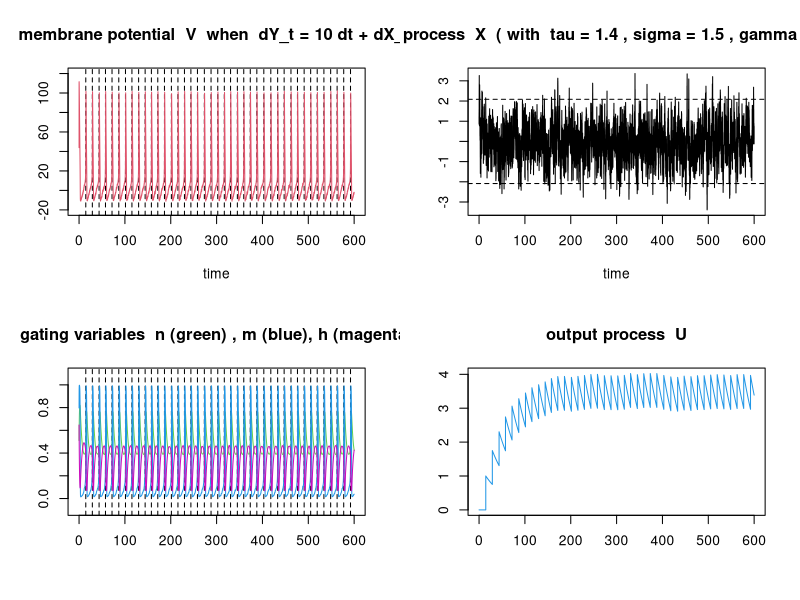
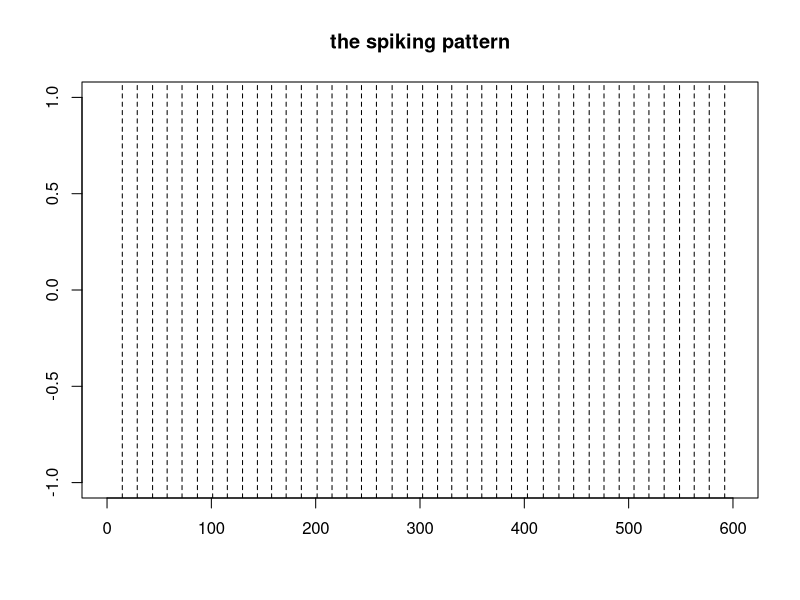
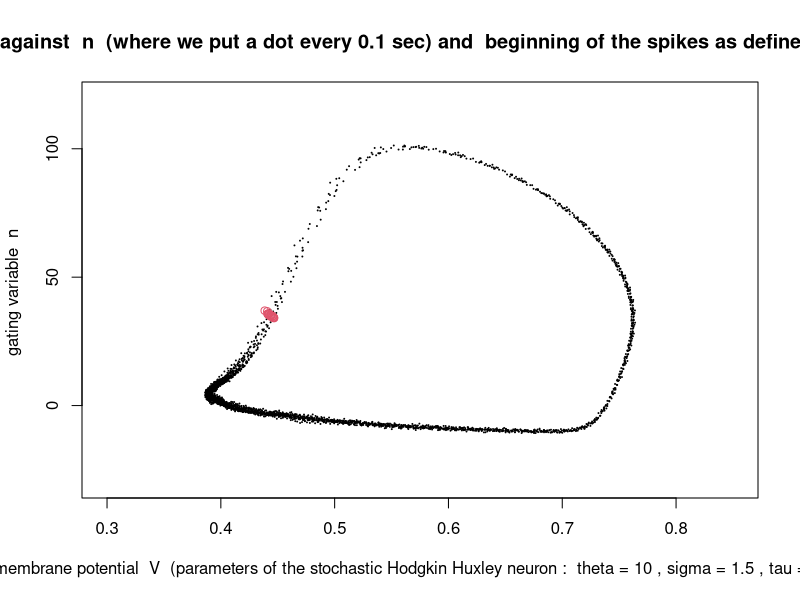
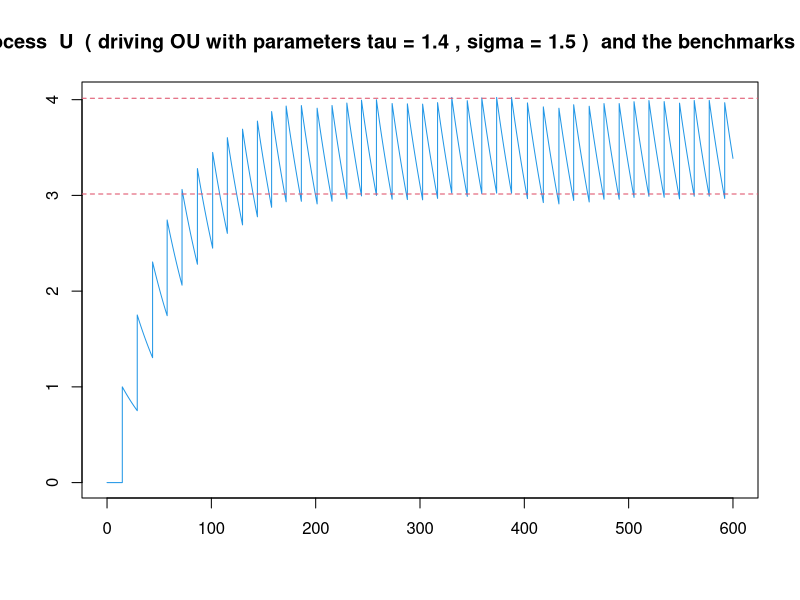
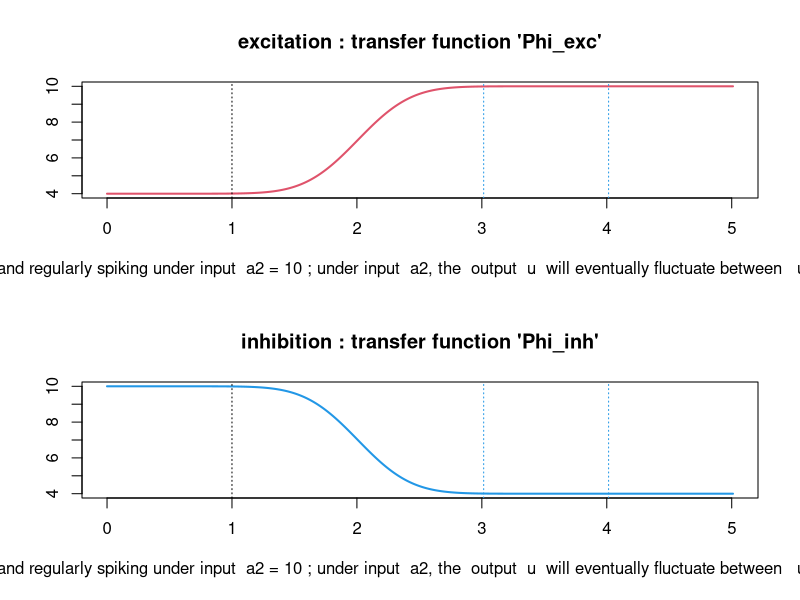

Write R code to recreate these figures, in order. (Note: this script raises an error after producing the figures.)

############################
#
#
#   Program : simulations associated to the paper arXiv:2203.16160v1 
#  
#     On the long time behaviour of single stochastic Hodgkin-Huxley neurons 
#     with constant signal, and a construction 
#     of circuits of interacting neurons 
#     showing self-organized rhythmic oscillations 
#
#   submitted to Mathematical Neurosciences and Applications (MNA) 
#
#
#   Reinhard Hoepfner, Institute of Mathematics, University of Mainz 
#
#
#   Update 26.08.22  
#
#
#
#   0) : Preliminaries 
#
#   I) : Single stochastic Hodgkin Huxley neuron with constant signal 
# 
#   II) : Transfer functions   
#   
#   III) : Circuits  
#
#
############################






#############################
#############################
#
#   0) : preliminaries 
#
############################
############################



############################
#
#   0 a) step size and time horizon for euler schemes 
#
###########################
 
 
delta <- 0.001 ; 
# delta <- 0.004 ; 
  # step size for euler schemata 
  # for simulation of stochastic processes  

T_lim <- 600 ; 
# T_lim <- 1500 ; 
  # time horizon for euler schemata 
  # for simulation of stochastic processes  

tt <- seq( 0, T_lim, delta ) ; 
length(tt) ; 
  # the time grid 



#############################
#
#   0 b) the functions govering the internal variables 
#        in the classical deterministic Hodgkin-Huxley model 
#        (constants as in the book Izhikevich 2007) 
#
###############################


alpha_n <- function(v){ 
   w <- ifelse( v==10, 10.0001, v ) ; # avoid division by 0 
   0.01*(10-w) / (exp(0.1*(10-w))-1) 
   } ; 

beta_n <- function(v){ 0.125*exp(-v/80) } ; 

alpha_m <- function(v){    
   w <- ifelse( v==25, 25.0001, v ) ; # avoid division by 0 
   0.1*(25-w) / (exp(0.1*(25-w))-1) 
   } ; 

beta_m <- function(v){ 4*exp( -v/18 ) } ; 

alpha_h <- function(v){ 0.07*exp( -v/20 ) } ;        

beta_h <- function(v){ 1 / ( exp(0.1*(30-v)) + 1 ) } ;  




###############################
#
#   0 c)  increments in the deterministic Hodgkin Huxley model when step size is  delta  
#
###############################


   #  membrane potential increment 
   #  due to the function  F  in the HH model (constants as in the book Izhikevich 2007) 
   #  when step size is  delta  

d_IF <- function( v, n, m, h, delta ) { 
  ( 36 * n^4 * (v+12) + 120 * m^3*h * (v-120) + 0.3 * (v-10.6) ) * delta 
  } ; # function calculating increments  F(V_t,n_t,m_t,h_t) dt 


   # increments for the internal variables  m , n , h 
   #  when step size is  delta 

d_n  <- function( v, n, delta ){ ( alpha_n(v) * (1-n) - beta_n(v) * n ) * delta } ; 

d_m  <- function( v, m, delta ){ ( alpha_m(v) * (1-m) - beta_m(v) * m ) * delta } ;

d_h  <- function( v, h, delta ){ (alpha_h(v) * (1-h) - beta_h(v) * h ) * delta } ;


   
   
##############################
#
#   0 d) increments of the Ornstein Uhlenbeck process 
#        with backdriving force  tau > 0  and volatility  sigma > 0  
#        (in absence of any signal, i.e. mean-reverting to  0 ) 
#
#        OU invariant law is centred normal with variance  gamma^2/2  ,  
#        gamma := sigma / sqrt(tau)  
#
##############################


   # chose backdriving force  tau  and volatility  sigma  
sigma <- 1.5 ; tau <- 1.4 ; 
# sigma <- 1 ; tau <- 0.7 ; 

   # then define  gamma   by  
gamma <- sigma / sqrt(tau) ; 
  
  
   # increments in euler schemes for the Ornstein Uhlenbeck process   phi  
   # (without signal) when step size is  delta  
   
d_phi <- function( phi_alt, delta, gamma, tau ){  
   -tau * phi_alt * delta + gamma * sqrt(tau*delta) * rnorm(1,0,1)   
   } ; # function calculating increments in euler schemes 
   #  when step size is  delta  
 
 
 
 
 
 
#####################################
#####################################
#
#   I) : Single stochastic Hodgkin Huxley neuron with constant signal 
#
#   (this corresponds to section 2 
#   in the paper arXiv:2203.16160v1 submitted to MNA)
#
#####################################
#####################################


   # in view of later use with time-varying input, 
   # we consider a single stochastic Hodgkin Huxley neuron 
   # where the first line of the Hodgkin Huxley equations is written as  
   #
   # $ dV_t = N0_input_faktor dt + dphi_t - F(V_t, n_t, n_t, m_t, h_t ) dt $    
   # 
   # and simulate the following variables of the stochastic Hodgkin Huxley neuron 
   # as considered in section 2 of the paper arXiv:2203.16160v1 submitted to MNA :    
   #
   #  a) trajectories of the biological variables : 
   #     membrane potential t  -->  V_t 
   #     and gating variables   t  -->  n_t,  m_t,  h_t    
   #
   #  b) Ornstein Uhlenbeck trajectory   t  -->  phi_t   
   #
   #  c) the spiking pattern  spike_id  , 
   #     i.e. the point process of spike times 
   #     where we define the beginning of a spike 
   #     by upcrossing of the  m - variable over the  h -variable 
   #
   #  d) trajectory  t  -->  U_t   of the output of this neuron, 
   #     defined as in section 2.3 of the paper arXiv:2203.16160v1   
   #     as solution to 
   #
   #     $ dU_t = -\lambda U_t + c dN_t $ 
   #
   #     where  N  is the counting process associated to the point process of spike times 
   #     (in section 2.3 of the paper arXiv:2203.16160v1 submitted to MNA, we put  c := 1 , 
   #     and write  c_1  instead of  lambda )  
   #
   #  the eight variables specified in a) -- d)  will be calculated below 
   #  as a function of time, using an euler scheme with step size  delta    
    


#################################
#
#   I i ) : parameters for the output process 
#
#################################


lambda <- 0.02 ; 
   # decay parameter for the output process 
   # in section 2.3 of the paper arXiv:2203.16160v1 submitted to MNA, 
   # we write  c_1  instead of  lambda    
   
   # caveat : recalibration of the decay parameter 
   # according to 5.3 in the paper arXiv:2203.16160v1 
   # might be necessary once we know 
   # a median of interspike times under regular spiking  
   # as indicated in  I vi)  below 
   
   
c <- 1 ; 
   # in section 2.3 of the paper arXiv:2203.16160v1  
   # we always consider  c := 1   
   
   
 
#################################
#
#   I ii ) : choice of values for the signal 
#
#################################


  # in equations (8)-(11) of the paper arXiv:2203.16160v1 submitted to MNA, 
  # values for a time-constant signal in a stochastic Hodgkin-Huxley system 
  # are denoted by  theta ; in view of later use with time-varying input,  
  # we write   N0_input_faktor  instead of   theta  
  
   
N0_input_faktor <- 10 ; 
  # a deterministic neuron with signal  theta = 10  
  # would be attracted to a stable orbit and thus  
  # regularly spiking 

# N0_input_faktor <- 4 ; 
  # a deterministic neuron with signal  theta = 4  
  # would be attracted to the stable equilibrium , 
  # i.e. would eventually be quiet 

# N0_input_faktor <- 6 ; 
  # for a deterministic neuron, signal  theta = 6   
  # would belong to the bistability interval 
  # described in section 1 of the paper arXiv:2203.16160v1 : 
  # depending on the initial conditions, 
  # trajectories would be attracted 
  # either by the stable orbit or by the stable equilibrium  

  # in stochastic Hodgkin Huxley systems with signal  theta = 6 , 
  # in the long run, 
  # long periods of seemingly regular spiking 
  # should alternate with long quiet periods 



#############################################
#
#  I iii)  preparing vectors in order to store 
#          the eight variables specified in a) -- d) as a function of time,  
#          random choice of starting values  
#
#############################################


N0_input <- N0_input_faktor * rep( 1, length(tt) ) ; 
   # signal constant in time 

N0_phi <- rep(0,length(tt)) ;
N0_phi[1] <- rnorm( 1, 0, (gamma/sqrt(2)) )  ; 
   # for Ornstein Uhlenbeck process  phi  running stationary  

N0_v <- rep(0,length(tt)) ; 
N0_v[1] <- runif( 1, -12, 120 )  ; 
   # for membrane potential  V 

N0_n <- rep(0,length(tt)) ; 
N0_n[1] <- runif( 1, 0, 1 ) ; 
   # for gating variable  n  

N0_m <- rep(0,length(tt)) ; 
N0_m[1] <- runif( 1, 0, 1 ) ; 
   # for gating variable  m  

N0_h <- rep(0,length(tt)) ; 
N0_h[1] <- runif( 1, 0, 1 ) ;
   # for gating variable  h  

N0_spike <- rep(0,length(tt)) ; 
   # for spiking pattern 

N0_output <- rep( 0, length(tt) ) ; 
  # for output  U  



#############################################
#
#  I iv)  simulation 
#
#         single stochastic Hodgkin Huxley neuron with constant signal   
#         the first line of the Hodgkin Huxley equations is 
#
#         $ dV_t = N0_input_faktor dt + dphi_t - F(V_t, n_t, n_t, m_t, h_t ) dt $  
#
#         via euler scheme of step size  delta  
#
#         some related graphics 
#
#############################################
 
   
j <- 2 ; while( j <= length(tt) ){
   # 
   input_alt <- N0_input[j-1] ; 
   phi_alt <- N0_phi[j-1] ; 
   v_alt <- N0_v[j-1] ; 
   n_alt <- N0_n[j-1] ; 
   m_alt <- N0_m[j-1] ; 
   h_alt <- N0_h[j-1] ; 
   output_alt <- N0_output[j-1] ; 
   # 
   dphi <- d_phi( phi_alt, delta, gamma, tau ) ; 
   dif <- d_IF( v_alt, n_alt, m_alt, h_alt, delta ) ; 
   v_neu <- v_alt + ( input_alt*delta + dphi ) - dif ; 
   n_neu <- n_alt + d_n( v_alt, n_alt, delta ) ; 
   m_neu <- m_alt + d_m( v_alt, m_alt, delta ) ; 
   h_neu <- h_alt + d_h( v_alt, h_alt, delta ) ; 
   dN <- ifelse( m_alt<h_alt && m_neu>h_neu, 1, 0 ) ; 
   output_neu <-  output_alt - lambda*output_alt*delta + c*dN    ; 
   #
   #N0_input[j] <- ..... 
   N0_phi[j] <- phi_alt + dphi ; 
   N0_v[j] <- v_neu ; 
   N0_n[j] <- n_neu ; 
   N0_m[j] <- m_neu ; 
   N0_h[j] <- h_neu ; 
   N0_spike[j] <- dN ; 
   N0_output[j] <-  output_neu ; 
   #cat( j, "\n" ) ; 
   j <- j+1 ; 
   # 
   } ; # ende while 
   # this loop calculates the eight variables in  a) -- d)  as a function of time 




###############################################################
#
#   I v) test graphics showing the eight variables 
#        caclulated in  a) -- d)  above 
#        (single stochastic Hodgkin Huxley neuron with constant signal) 
#
###############################################################
   
   
leg <- "membrane potential  V  when  dY_t = !!!! dt + dX_t " ; 
leg1 <- "OU process  X  ( with  tau = §§§§ , sigma = %%%% , gamma = &&&& )" ; 
leg1 <- gsub( "§§§§", round(tau,2), leg1 ) ; 
leg1 <- gsub( "&&&&", round(gamma,2), leg1 ) ; 
leg1 <- gsub( "%%%%", round(sigma,2), leg1 ) ; 
leg3 <- " output process  U " ; 
leg2 <- "gating variables  n (green) , m (blue), h (magenta)" ; 
leg <- gsub( "!!!!", N0_input[1], leg ) ; leg ; 
q1 <- qnorm( 0.01, 0, gamma/sqrt(2) ) ; # invariant law of OU process, a lower 1% quantile  
q2 <- qnorm( 0.99, 0, gamma/sqrt(2) ) ; # invariant law of OU process, an upper 1% quantile  
#
par(mfrow=c(2,2) ) ; 
#
plot( range(tt), c(-20,120), type="n", main=leg, ylab="", xlab="time" ) ; 
for( j in 1:length(tt) ) { if ( N0_spike[j] == 1 ) abline( v = tt[j], lty=2 ) ; } ; # spiking times 
lines( tt, N0_v, col=2 ) ; # membrane potential  V 
#
plot( range(tt), range(N0_phi), type="n", main=leg1, ylab="", xlab="time" ) ;
lines( tt, N0_phi ) ; 
abline( h=q1, lty=2 ) ; 
abline( h=q2, lty=2 ) ; # OU trajectory with quantiles of invariant law 
#
xleg <- "blue : m , green : n , magenta : h"
plot( range(tt), range(-0.1,1.1), type="n", main=leg2, ylab="", xlab="" ) ; 
for( j in 1:length(tt) ) { if ( N0_spike[j] == 1 ) abline( v = tt[j], lty=2 ) ; } ; # spiking times 
lines( tt, N0_n, col=3 ) ; # gating variable  n  
lines( tt, N0_m, col=4 ) ; # gating variable  m 
lines( tt, N0_h, col=6 ) ; # gating variable  h 
#
plot( range(tt), range(N0_output), type="n", main=leg3, xlab="", ylab="" ) ; 
lines( tt, N0_output, col=4 ) ; # output  U  
# 
par(mfrow=c(1,1) ) ;  


   # suggestion : to see what happens when the signal belongs 
   # to the bistability interval of the deterministic HH model, 
   # run the program from the line ' N0_input_faktor <- 6 ; ' 
   # to the present graphics  

   # in this way we have generated the graphics  figures 1, 2, 6  
   # in the paper arXiv:2203.16160v1 submitted to MNA 
   # for the single stochastic Hodgkin Huxley neuron with constant signal 




########################################
#
#   I vi) : preliminaries on spiking patterns and  median of interspike times 
#           when spiking is regular enough 
#
#########################################



   # here we assume that 
   # a sufficient number of sufficiently regularly spaced spikes 
   # could be observed 
   # in the preceding simulation 
   # of a stochastic Hodgkin Huxley neuron :  
   

   # visual check : is there some regularity in the spiking pattern ? 
spikezeiten <- tt[ N0_spike > rep(0,length(N0_spike)) ] ; 
spikezeiten ;   # identification of spike times 
length(spikezeiten) ; # the total number of spikes  
plot( c(0,T_lim), c(-1,1), type="n", main="the spiking pattern", xlab="", ylab="" ) ; 
for( j in 1:length(spikezeiten) ) abline( v=spikezeiten[j], lty=2 ) ; 
  
   # consider the interspike times and their median : 
   
spikezeitendiff <- spikezeiten[-1] - spikezeiten[-length(spikezeiten)] ; 
spikezeitendiff ; 
length(spikezeitendiff) ; 
sort(spikezeitendiff) ; 
Delta <- median(  spikezeitendiff ) ; 
Delta ; # the median  Delta  of the interspike times will play 
   # --under certain assumptions -- an important role in the sequel 
   # cf. formulae (46) and (47) of the paper arXiv:2203.16160v1 submitted to MNA 


   # the vector  spikezeitendiff  of interspike times 
   # is the basis for statistical analysis of interspike times, 
   # e.g. empirical distribution functions, empirical laplace transforms 
   # as in section 3 of the paper arXiv:2203.16160v1  
   
   
   # now consider the median of the interspike times and ratios 
   # ( upper minus lower alpha quantile ) / median 
   # as in section 4 of the paper arXiv:2203.16160v1 
   # in order to judge wether or not 
   # spiking is regular enough in the sense of definition 4.1 of the paper : 
   
alpha1 <- 0.1 ; 
# alpha1 <- 0.05 ; 
# alpha1 <- 0.25 ; 
ratio_alpha1 <- ( quantile( spikezeitendiff, 1-alpha1 ) - quantile( spikezeitendiff, alpha1 ) ) / Delta ; 
ratio_alpha1 ; 

   

   # in case of sufficiently regular spiking : 
   # plot orbits  V  against  n  (for a regularly spiking neuron) 
   # and visualize the definition of spiking times 
   # by upcrossing of  m  over  h 
   # as in formula (16) of the paper arXiv:2203.16160v1 submitted to MNA    
   
   # we show only the second half of the trajectory  
   
hleg <- "orbits  V  against  n  (where we put a dot every 0.1 sec) and  beginning of the spikes as defined in the paper" ; 
xleg <- "membrane potential  V  (parameters of the stochastic Hodgkin Huxley neuron :  theta = §§§§ , sigma = %%%% , tau = &&&& )" ; 
xleg <- gsub( "§§§§", N0_input_faktor, xleg ) ; 
xleg <- gsub( "%%%%", round(sigma,2), xleg ) ; 
xleg <- gsub( "&&&&", round(tau,2), xleg ) ; 
yleg <- "gating variable  n " ; 
plot( c(0.3,0.85), c(-30,120), type="n", main=hleg, xlab=xleg, ylab=yleg ) ; 
i <- round( 0.5*length(tt) ) ; while( i < length(tt) ){ 
   points( N0_n[i], N0_v[i], cex=0.1 ) ;
   i <- i+100 ; 
   } ; # for delta = 0.001 , we put a dot every 0.1 sec 
i <- round( 0.5*length(tt) ) ; while( i < length(tt) ){ 
   if( N0_spike[i] == 1){ points( N0_n[i], N0_v[i], col=2 ) ; } ; 
   i <- i+1 ; 
   } ; # this situates the beginning of the spikes 
   # on the orbit V  against  n 




########################################
#
#   I vii) : visual check : properties of the output process 
#            in the long run 
#            when spikes occur regularly enough 
#
#########################################

   # under the following assumption : 
   
   # inspection of the spiking pattern in  I vi) 
   # did show enough regularity 


   # we visualize the benchmarks proposed 
   # for the range of the output process in the long run 
   # using the median  Delta  of the interspike times 
   # as in formulae (37) and (43) 
   # or in formulae (46) and (47) 
   # of the paper arXiv:2203.16160v1 submitted to MNA 
   
   
u_inf <- exp( - lambda *Delta ) / ( 1 - exp( - lambda *Delta ) ) ; 
u_sup <- u_inf + 1 ; 
u_inf ;  # in the long run : benchmark 
   # for the state of the output process immediately before a spike 
u_sup ; # in the long run : benchmark 
   # for the state of the output process immediately after a spike 


   # compare the trajectory of the output process 
   # to the benchmarks  u_sup and  u_inf  :  
   
output_after_spike <- N0_output[ N0_spike > rep(0,length(N0_spike)) ] ; 
output_after_spike ; 
sort( output_after_spike ) ;  # caveat : there is a starting period 
median( output_after_spike ) ; # compare to  u_sup 
   #
output_before_spike <- output_after_spike[-1]- rep( 1, length(output_after_spike[-1]) ) ; 
output_before_spike ; 
sort( output_before_spike ) ;  # caveat : there is a starting period 
median(  output_before_spike ) ; # compare to   u_inf 
   # 
leg4 <- "output process  U  ( driving OU with parameters tau = §§§§ , sigma = %%%% )  and the benchmarks  u_inf , u_sup " ; 
leg4 <- gsub( "§§§§", round(tau,2), leg4 ) ; 
leg4 <- gsub( "%%%%", round(sigma,2), leg4 ) ; 
plot( range(tt), range(N0_output), type="n", main=leg4, xlab="", ylab="" ) ; 
lines( tt, N0_output, col=4 ) ; 
abline( h = u_inf , col=2, lty=2 ) ; 
abline( h = u_sup , col=2, lty=2 ) ; 



   # CAVEAT : one may have to go back to  I i) 
   # and recalibrate the decay parameter for the output process 
   # of the regularly spiking neuron 
   # according to 5.3 of the paper arXiv:2203.16160v1 
   
   
  


###########################################
###########################################
#
#   II)  Simulation of circuits of interacting Hodgkin Huxley neurons 
#
#        as constructed in section 5 
#        of the paper arXiv:2203.16160v1 submitted to MNA 
#
#        (three blocs of equal length, 
#        interaction clockwise along the circuit, 
#        excitation within blocs, 
#        inhibition from every bloc to its successor) 
#
#        the simulation will be done in II v)  
#
#        preparations in  II i) -- iv) 
#
############################################
############################################


   #   i)    definition of transfer functions 
   #
   #   ii)   chosing the size of the circuit, preparations 
   #         (in the framework of the paper arXiv:2203.16160v1, 
   #         we consider throughout a circuit 
   #         which consists of three blocs) 
   #
   #   iii)  initialization : random starting values  
   #         for all variables in the circuit 
   #         taking into account the structure of the circuit 
   #
   #   iv)   definition of euler steps : update 
   #         of single neurons which receive input 
   #         either inhibitory or excitatory 
   #  
   #     v)  simulation of the circuit as a function of time 
   #         via euler schemes of step size  delta  : 
   #         a matrix  feld  is used to store all variables as a function of time 
   #         graphics illustrate the spiking patterns around the circuit 
   # 
   #    vi)  graphical representations of spiking patterns 
   #         along the circuit 
   #         of interacting stochastic Hodgkin Huxley neurons 




#########################################
#
#    II i) construction of transfer functions according to 5.4 
#          of the paper arXiv:2203.16160v1 submitted to MNA 
#
#########################################
   
   
   
   # general assumption : above, we did chose  tau  and  sigma   
   # such that the stochastic Hodgkin Huxley neuron 
   # is quiet under signal  a_1  
   # and regularly spiking under signal  a_2 : 
   # as explained in example 5.2 of the paper arXiv:2203.16160v1 submitted to MNA 
   
a1 <- 4 ; # neuron is eventually quiet  
a2 <- 10 ; # neuron is eventually regularly spiking   

   # these a_i  were termed  N0_input_faktor  above 
   # in the paper arXiv:2203.16160 submitted to MNA, 
   # we write  theta_1 und theta_2  instead of  a_1  and a_2  
 
 
 
   # take the  u_inf  and   u_sup   as determined in  I vii)  above 
   # for a neuron under  N0_input_faktor = a_2 = 10  
u_inf ; 
u_sup ; 
   
   # from  a_1 , a_2  and  u_inf , u_sup  define now the transfer functions 
   # as in the example following 5.4 of the paper arXiv:2203.16160 submitted to MNA : 
   
transfer_exc <- function( x ){
   m <- ( u_inf + 1 )/2 ; 
   s <- ( u_inf - 1 )/6  ; 
   a1 + (a2-a1) * pnorm( x, m, s ) ; 
   } ; # the exciting transfer function 

transfer_inh <- function( x ){
   m <- ( u_inf + 1 )/2 ; 
   s <- ( u_inf - 1 )/6  ; 
   a1 + (a2-a1) * ( 1 - pnorm( x, m, s ) ) ; 
   } ; # the inhibiting transfer function 
  
  
  
   # graphical representation of the transfer functions : 
leg <- "the neuron is quiet under input  a1 = %%%% and regularly spiking under input  a2 = &&&& ; under input  a2, the  output  u  will eventually fluctuate between   u_inf = §§§§ und u_sup = !!!!  (benchmarks)" ; 
leg <- gsub( "§§§§", round(u_inf,2), leg ) ; 
leg <- gsub( "!!!!", round(u_sup,2), leg ) ; 
leg <- gsub( "%%%%", round(a1,1), leg ) ; 
leg <- gsub( "&&&&", round(a2,1), leg ) ; leg ; 
#
leg1 <- " excitation : transfer function 'Phi_exc' " ;  
leg2 <- " inhibition : transfer function 'Phi_inh' " ; 
leg3 <- "the (0,1)-valued control function" ; 
#
par(mfrow=c(2,1) ) ; 
#
xhilf <- seq( 0 , round(u_sup+1,2) , 0.01 ) ; 
yhilf <- transfer_exc( xhilf  ) ; 
plot( range(xhilf), range(yhilf), type="n", main=leg1, xlab=leg, ylab="" ) ;  
lines( xhilf, yhilf, lwd=2, col=2 ) ; 
abline( v = u_inf, lty=3, col=4 ) ; 
abline( v = u_sup, lty=3, col=4 ) ; 
abline( v = 1, lty=3 ) ;  
#
yhilf <- transfer_inh( xhilf ) ;   
plot( range(xhilf), range(yhilf), type="n", main=leg2, xlab=leg, ylab="" ) ;  
lines( xhilf, yhilf, lwd=2, col=4 ) ; 
abline( v = u_inf, lty=3, col=4 ) ; 
abline( v = u_sup, lty=3, col=4 ) ; 
abline( v = 1, lty=3 ) ;  
#
par(mfrow=c(1,1) ) ; 




#############################################
#
#   II ii) fixing the size of the circuit, and other preparations : 
#
#          as in to 5.5 of the paper arXiv:2203.16160v1 submitted to MNA 
#          except that we spezialize throughout to a circuit with  3  blocs 
#
#          we prepare vectors which will be used in the sequel 
#          to store all variables for all neurons as a function of time  
#
#############################################


     # it is important that all previous parts of the programm 
     # have been performed before passing to  II ii) 

   
     #  we shall define a circuit of  M = 3 L  neurons
     #  counting modulo  M   from  0  to  M-1 ; the transfers     
     #
     #  neuron 0 --> neuron 1 , neuron L --> L + 1 , ... , neuron 2 L --> 2 L + 1  
     #
     #  will be inhibiting, and all other transfers exciting 
     
     
     #  we shall define the matrix  feld  to store 
     #  all variables for all neurons as a function of time  
     #
     #  in the matrix  feld , we reserve the rows 
     #
     #  (i-1)*10 + (1:10) 
     #
     #  for neuron  i 



   #  verification of the setting  : 
a1 ;  # we write  theta_1  instead of  a_1  in the paper arXiv:2203.16160 submitted to MNA 
a2 ;  # we write  theta_2  instead of  a_2  in the paper arXiv:2203.16160 submitted to MNA 
delta ; # the time steps of the euler schemes 
u_inf ;   # lower benchmark for the output of the regularly spiking neuron in the long run 
u_sup ;   # upper benchmark for the output of the regularly spiking neuron in the long run 
lambda ; # we write  c_1  instead of  lambda  in the paper arXiv:2203.16160 submitted to MNA 
   # one has to check if choice of  lambda  is compatible with  5.3 in the paper 
 
 
 
    #  size of the circuit : 
L <- 4 ;  
# L <- 3 ; 
# L <- 7 ; 
L ; # the bloc length 
M <- 3 * L ; # we always work with 3 blocs 
M ;  # total length of the circuit  

   # in the paper,we write  N  for the total length of the circuit 
 
 
 
    # the time horizon and the time grid : 
# T_lim <- 600 ;  # better to start carefully 
T_lim <- 1200 ; 
# T_lim <- 1800 ;  # this (or more) perhaps at the end 
tt <- seq( 0, T_lim, delta ) ; 
length(tt) ; 
   
  
  
  
  #  introduce a matrix  feld  
  #  to store the trajectories of all variables of all neurons   
  
feld <- matrix( 0, nrow=10*M, ncol=length(tt) ) ; 
dim(feld) ; 
feld[ ,1 ] ; 

  # where we attribute  10  rows to every neuron 
  # such that the rows 
  #
  #  (i-1)*10 + (1:10) 
  #
  # are reserved for neuron  i  
   
  # for neuron 1 , 
  # lines 1 , .. , 10 are attributed as follows : 
  # feld[ 1, ] <- N0_input ; 
  # feld[ 2, ] <- N0_phi ; 
  # feld[ 3, ] <- N0_v ; 
  # feld[ 4, ] <- N0_n ; 
  # feld[ 5, ] <- N0_m ;
  # feld[ 6, ] <- N0_h ;
  # feld[ 7, ] <- N0_spike ;
  # feld[ 8, ] <- N0_output ; 
  # and the last two rows will remain unattributed and filled with  0 
  
  # analogous notation modulo 10 for all other neurons : 
  # feld[ (i-1)*10 + 1, ] <- input for neuron  i   
  # ....  
  # feld[ (i-1)*10 + 8, ] <- output generated by neuron  i  
  # with again the last two rows will remain unattributed and filled with  0  




#####################################################
#
#   II iii) initialization : choice of starting values  
# 
#           suitably at random for the Ornstein Uhlenbeck processes, 
#           the biological variables and the output processes 
#
#           in accordance with the structure of the circuit 
#           for the input variables 
#
#####################################################


   # in a first step, we fix at random the starting values 
   # for membrane potential, gating variables and output : 
   
   # random from invariant measure for the Ornstein Uhlenbeck processes 
   # random on (-12,120) for the membrane potential, 
   # random on (0,1) for the gating variables, 
   # random on (1,u_inf) for the output variables (or, alternatively : deterministically = 0 always)  
   
   # in a second step, we initialize the input variables according to section 5 of the paper 
   # as a function of the output of their predecessor 
   # and of its position in the circuit (i.e.: predecessor in the same bloc or not ?) 
   
   
   
   # a first function deals only with the single neuron 
   # and initializes all variables except the input variable : 
   
initialisiere_einzelneuron <- function( ){ 
   startwert <- rep(0,10) ; # preliminary attribution 
   startwert[1] <- runif( 1, a1, a2 ) ; # a preliminary attribution which 
   # has to be redefined according to the output of the predecessor 
   # and the position of the neuron in the circuit 
   startwert[2] <- rnorm( 1, 0, gamma/sqrt(2) )  ; # sampling from the invariant law  
   # of the Ornstein Uhlenbeck process  phi 
   startwert[3] <- runif( 1, -12, 120 )  ; # variable  v
   startwert[4] <- runif( 1, 0, 1 )  ; # variable  n
   startwert[5] <- runif( 1, 0, 1 )  ; # variable  m
   startwert[6] <- runif( 1, 0, 1 )  ; # variable  h 
   startwert[7] <- 0 ; # impossible to have a spike at time  0 
   startwert[8] <- runif( 1, 1, u_inf )  ; # variable u  output 
   # alternative scenario : replace the last line by 
   # startwert[8] <- 0 ;  # output process starts in  0  
   startwert ; 
   } ; # the function initializes all variables of a single neuron except the input 
   # (which has to depend on the predecessor and on the structure of the circuit) 
   # test : 
   # neuron_alt <- rep(0,10) ; 
   # neuron_neu <- initialisiere_einzelneuron( ) ; 
   # neuron_neu ; 



   # a second function initializes all neurons in the circuit 
   # except for the input variables (which have to be defined later 
   # as a function of the output of the predecessor 
   # and of its position in the circuit) : 
   
initialisiere <- function( M ){ 
   hilf <- rep( 0, M*10 ) ; 
   for( i in 1:M ) hilf[ (i-1)*10 + (1:10) ] <- initialisiere_einzelneuron( ) ; 
   hilf ; 
   }; # the function initializes all neurons in the circuit 
   # except the input  
   # test : 
   # feld[ ,1] ; # first row corresponds to time  0 
   # feld[ ,1 ] <- initialisiere( M ) ; 
   # feld[ ,1 ] ; 
   # for( i in 0:(M-1) ) cat( "\n", "neuron ", i+1, ":", "\t", feld[ i*10 + (1:10) , 1 ], "\n" ) ;  
   
   
   
   # so far, the starting values of the input variables 
   # are not yet functions of the output of the preceding neuron 
   # and of its position in the circuit   
   # as required in section 5 of the paper arXiv:2203.16160 submitted to MNA 


 
   # now redefine the input variables correctly 
   # depending on the output of the preceding neuron 
   # and its position in the circuit  (i.e., within the same bloc or not ?) 
   
adaptiere <- function( circuit_startwert ){ 
   hilf <- circuit_startwert ; 
   # the inhibitory transfers :
   hilf[ 0*10 + 1 ] <- transfer_inh( hilf[ (M-1)*10 + 8 ] ) ; # input for neuron 1 
   hilf[ L*10 + 1 ] <- transfer_inh( hilf[ (L-1)*10 + 8 ] ) ; # input for neuron L+1 
   hilf[ 2*L*10 + 1 ] <- transfer_inh( hilf[ (2*L-1)*10 + 8 ] ) ; # input for neuron 2L+1 
   # the excitatory transfers : 
   for( i in 1:(L-1) ) hilf[ i*10 + 1 ] <- transfer_exc( hilf[ (i-1)*10 + 8 ]  ) ;  # input for neuron i+1 
   for( i in (L+1):(2*L-1) ) hilf[ i*10 + 1 ] <- transfer_exc( hilf[ (i-1)*10 + 8 ]  ) ;  # input for neuron i+1 
   for( i in (2*L+1):(M-1) ) hilf[ i*10 + 1 ] <- transfer_exc( hilf[ (i-1)*10 + 8 ]  ) ;  # input for neuron i+1 
   hilf ; 
   } ; # function modifies the preliminary definition of input for all neurons in the circuit
   # input is now a function of the output of the preceding neuron   
   # neurons  1 , L+1 , 2L+1  (those in first position of their bloc) 
   # are inhibited by their predecessor 
   # all other neurons (those having their predecessor inside the same bloc) 
   # are excited by their predecessor 





   # test for all three functions  
   # initialisiere_einzelneuron ,  initialisiere ,  adaptiere  
   # which have been defined above   
   
feld[ ,1 ] <- initialisiere( M ) ; 
for( i in 0:(M-1) ) cat( "\n", "starting value (preliminary) for neuron ", i+1, ":", "\t", feld[ i*10 + (1:10), 1 ], "\n" ) ;  
   # 
circuit_startwert <- feld[ ,1 ] ; 
feld[ ,1 ] <- adaptiere( circuit_startwert  ) ; 
for( i in 0:(M-1) ) cat( "\n", "starting value (adapted) for neuron ", i+1, ":", "\t", feld[ i*10 + (1:10), 1 ], "\n" ) ;  



   # now the first column  feld[,1]   of the matrix  feld   
   # contains random starting values for 
   # the biological variables
   # the driving OU processes, 
   # the output variables 
   # whereas input variables are defined as functions of the output of the preceding neuron 
   # spike indicators are always  0  since there can be no spike at time  0  
   # this is our set of starting values for the euler scheme 
   



 
####################################
#
#  II iv) : prepare functions in order to perform 
#           one euler step for one particular neuron 
#           (fixed time step  delta ) : 
#           the neuron receives either inhibitory or excitatory input;    
#           for this particular neuron, all variables will be updated 
#
#####################################
 
 
    # we introduce two functions : 
    # the first function updates 
    # neurons in the circuit which receive inhibitory input 
    # the second function updates 
    # neurons in the circuit which receive excitatory input 
    
 
   # inhibition : 
   
   # euler stpe update (the time step is  delta  defined above, and now fixed): 
   # new state for neuron i  
   # when transfer from  i-1 (modulo M) to  i  is inhibitory : 
   
eulerschritt_inh <- function( neuron_alt, u_alt_vorgaenger ){ 
   # 'alt=old' refers to the system before performing the euler step 
   neuron_neu <- rep(0,10) ; 
   #  'neu=new' refers to the system after the euler step is performed 
   #
   input <- transfer_inh( u_alt_vorgaenger ) ;  
   # the input is a function of the output of the preceding neuron 
   phi_alt <- neuron_alt[2] ;  # ornstein uhlenbeck process phi   
   v_alt <- neuron_alt[3] ;   # the biological variables 
   n_alt <- neuron_alt[4] ; 
   m_alt <- neuron_alt[5] ; 
   h_alt <- neuron_alt[6] ; 
   # the 'old' spiking pattern variable is not needed 
   output_alt <- neuron_alt[8] ;  # the output  u   
   # the lines  9 und 10  for every neuron (filled with  0 ) are not attributed 
   # 
   # now the updates 
   dphi <- d_phi( phi_alt, delta, gamma, tau ) ; # ornstein uhlenbeck increment 
   dif <- d_IF( v_alt, n_alt, m_alt, h_alt, delta ) ; 
   v_neu <- v_alt + ( input*delta + dphi ) - dif ;  # membrane potential 
   n_neu <- n_alt + d_n( v_alt, n_alt, delta ) ; 
   m_neu <- m_alt + d_m( v_alt, m_alt, delta ) ; 
   h_neu <- h_alt + d_h( v_alt, h_alt, delta ) ;  # gating variables 
   dN <- ifelse( m_alt<h_alt && m_neu>h_neu, 1, 0 ) ; # spiking pattern 
   output_neu <-  output_alt - lambda*output_alt*delta + c*dN  ;  # output 
   #
   neuron_neu[1] <- input ; 
   neuron_neu[2] <- phi_alt + dphi ; 
   neuron_neu[3] <- v_neu ; 
   neuron_neu[4] <- n_neu ; 
   neuron_neu[5] <- m_neu ; 
   neuron_neu[6] <- h_neu ; 
   neuron_neu[7] <- dN ; 
   neuron_neu[8] <- output_neu  ; 
   neuron_neu[9] <- 0 ; 
   neuron_neu[10] <- 0 ; 
   #
   neuron_neu ; 
   } ; # function calculates one euler step : 
   # update over a time interval of length  delta  
   # for a neuron which receives inhibitory input 




   # excitation : 
   
   # euler step update (the time step is  delta  defined above, and now fixed): 
   # new state for neuron i    
   # when transfer from  i-1 (modulo M) to  i  is excitatory  
   
eulerschritt_exc <- function( neuron_alt, u_alt_vorgaenger ){ 
   # 'alt=old' refers to the system before performing the euler step 
   neuron_neu <- rep(0,10) ; 
   # 'neu=new' refers to the system after the euler step is performed 
   #
   input <- transfer_exc( u_alt_vorgaenger ) ;  
   # the input is a function of the output of the preceding neuron 
   phi_alt <- neuron_alt[2] ;  # ornstein uhlenbeck process phi  
   v_alt <- neuron_alt[3] ;   # the biological variables 
   n_alt <- neuron_alt[4] ; 
   m_alt <- neuron_alt[5] ; 
   h_alt <- neuron_alt[6] ; 
   # the 'old' spiking pattern variable is not needed 
   output_alt <- neuron_alt[8] ;  # output variable  u  
   # the lines  9 und 10  for every neuron (filled with  0 ) are not attributed 
   # 
   # now the updates 
   dphi <- d_phi( phi_alt, delta, gamma, tau ) ; # ornstein uhlenbeck increment 
   dif <- d_IF( v_alt, n_alt, m_alt, h_alt, delta ) ; 
   v_neu <- v_alt + ( input*delta + dphi ) - dif ; # membrane potential 
   n_neu <- n_alt + d_n( v_alt, n_alt, delta ) ; 
   m_neu <- m_alt + d_m( v_alt, m_alt, delta ) ; 
   h_neu <- h_alt + d_h( v_alt, h_alt, delta ) ; # gating variables 
   dN <- ifelse( m_alt<h_alt && m_neu>h_neu, 1, 0 ) ; # spiking pattern 
   output_neu <-  output_alt - lambda*output_alt*delta + c*dN    ; # output  u 
   #
   neuron_neu[1] <- input ; 
   neuron_neu[2] <- phi_alt + dphi ; 
   neuron_neu[3] <- v_neu ; 
   neuron_neu[4] <- n_neu ; 
   neuron_neu[5] <- m_neu ; 
   neuron_neu[6] <- h_neu ; 
   neuron_neu[7] <- dN ; 
   neuron_neu[8] <- output_neu  ; 
   neuron_neu[9] <- 0 ; 
   neuron_neu[10] <- 0 ; 
   #
   neuron_neu ; 
   } ; # function calculates one euler step : 
   # update over a time interval of length  delta  
   # for a neuron which receives excitatory input  

   
 


   # test : 
   # from state of neuron  i  ( rows (i-1)*10 + 1:10 )  at time  0*delta  (column 1) 
   # calculate state for neuron i  ( rows (i-1)*10 + 1:10 ) at time  1*delta  (column 2) : 
   # with identification  neuron 0  =  neuron M  
i <- 1 ; 
# i <- L+1 ; # transfer to neuron  L+1  is inhibitory 
# i <- L ; # transfer to neuron  L  is inhibitory 
prec_nr <- ifelse( i==1 , M, i-1 ) ;  # the predecessor of neuron i 
i ; 
prec_nr ; 

neuron_alt <- feld[ (i-1)*10 + (1:10), 1 ] ; # state of neuron  i  at time  0*delta 
  # column  j=1  corresponds to time  (j-1)*delta = 0*delta 
neuron_alt ; 

neuron_vorgaenger <- feld[ (prec_nr-1)*10 + (1:10), 1 ] ; # state of the predecessor neuron at time  0*delta   
   # column  j=1  corresponds to time  (j-1)*delta = 0*delta 
neuron_vorgaenger ; 
  
u_alt_vorgaenger <- feld[ (prec_nr-1)*10 + 8, 1 ] ;  # output written in position  8  in all neurons 
u_alt_vorgaenger ; 
if( i%%L == 1 )  cat( "\n", "transfer is inhibitory", "\n" ) else cat( "\n", "transfer is excitatory", "\n" ); 

  
neuron_neu  <- eulerschritt_exc( neuron_alt, u_alt_vorgaenger ) ; 
if( i%%L == 1 ) neuron_neu  <- eulerschritt_inh( neuron_alt, u_alt_vorgaenger ) ; 
feld[ (i-1)*10 + (1:10), 2 ] <- neuron_neu ;  
neuron_neu ; 
  # the new state of neuron i at time  1*delta 
  # column  j=2  corresponds to time  (2-1)*delta  
  
  # compare old and new states  
cat( "\n", "neuron ", i, " before euler step :", "\t", neuron_alt, "\n" ) ;  
cat( "\n", "output of neuron ", prec_nr , " which is the predecessor of neuron ", i ," : ", feld[ (prec_nr-1)*10 + 8 , 1 ], "\n" ) ; 
cat( "\n", "neuron ", i, "  after euler step :", "\t", neuron_neu, "\n" ) ;  
   
   
    

  
   # now we are ready to simulate the circuit as a whole 
   
   


#########################################
#
#    II v) simulation of a circuit of  M = 3*L  neurons 
#
#    the simulation run 
#
#    we obtain the data 
#    needed to draw pictures of spiking patterns comparable to  figures 7 or 8 
#    in the paper arXiv:2203.16160v1 submitted to MNA 
#
#########################################


 
   # time horizon for the circuit (better to start carefully) : 
# T_lim <- 600 ;   
T_lim <- 1200 ; 
# T_lim <- 1800 ; 
# T_lim<- 2400 ; 
tt <- seq( 0, T_lim, delta ) ; 
length(tt) ; 
  # the time grid 
  
  
  # the matrix  feld  
  # where we shall store all variables of all neurons as a function of time 
feld <- matrix( 0, nrow=10*M, ncol=length(tt) ) ; 
dim(feld) ; 
feld[ ,1 ] ; 


   # initialization 
circuit_startwert <- initialisiere( M ); 
   # these are the random starting values 
   # all entries  input  are still preliminary and have to be adapted 
feld[,1] <- adaptiere( circuit_startwert ) ; 
feld[,1] ; 
for( i in 1:M ) cat( "\n", "neuron ", i, " starts in state " , "\t", feld[ (i-1)*10 + (1:10), 1 ], "\n" ) ; 
   # initialization of the circuit is now finished 
   # and input (inhibitory / excitatory) for a successor neuron is now 
   # function of the output of the predecessor 
   # according to the structure of the circuit 


   # now the starting configuration is stored in the first column of  feld  


   # simulation of the circuit as a whole : 
   # we calculate the matrix  feld  
   # (column  k  corresponds to time  (k-1)*delta , 
   # rows   (i-1)*10 + (1:10)   correspond to neuron  i ) 
   
j <- 2 ; while( j <= length(tt) ){ 
   hilf_alt <- feld[ , j-1 ] ; # state of the circuit at time  (j-1-1)*delta 
   hilf_neu <- feld[ , j ] ; # here we shall note the state of the circuit at time  (j-1)*delta 
   # hilf_neu ; 
   neuron_alt <- rep( 0, M ) ; # preliminary : store the 'old' values of the neuron 
   neuron_neu <- rep( 0, M ) ; # preliminary : store the 'new' values of the neuron 
   #
   # we calculate first the neurons receiving inhibitory transfer 
   # i = 1 
   neuron_alt <- hilf_alt[ 0*10 + (1:10) ] ; # 'old' state of neuron 1 
   u_alt_vorgaenger <- hilf_alt[ (M-1)*10 + 8 ] ; # output of the preceding neuron  M = 0 
   neuron_neu <- eulerschritt_inh( neuron_alt, u_alt_vorgaenger ) ; 
   hilf_neu[ 0*10 + (1:10) ] <- neuron_neu ;  # 'new' state of neuron 1   
   # i = L+1 
   neuron_alt <- hilf_alt[ L*10 + (1:10) ] ; # 'old' state of neuron  i = L+1
   u_alt_vorgaenger <- hilf_alt[ (L-1)*10 + 8 ] ; # output of the preceding neuron  i-1 = L 
   neuron_neu <- eulerschritt_inh( neuron_alt, u_alt_vorgaenger ) ; 
   hilf_neu[ L*10 + (1:10) ] <- neuron_neu ;  # 'new' state of neuron  i = L+1 
   # i = 2L+1 
   neuron_alt <- hilf_alt[ (2*L)*10 + (1:10) ] ; # 'old' state of neuron i = 2L+1 
   u_alt_vorgaenger <- hilf_alt[ (2*L-1)*10 + 8 ] ; # output of the preceding neuron  i-1 = 2L
   neuron_neu <- eulerschritt_inh( neuron_alt, u_alt_vorgaenger ) ; 
   hilf_neu[ (2*L)*10 + (1:10) ] <- neuron_neu ;  # 'new' state of neuron i = 2L+1 
   #
   # now we calculate the neurons receiving excitatory transfer  : 
   for( i in 2:L ){  
   neuron_alt <- hilf_alt[ (i-1)*10 + (1:10) ] ; # 'old' state of neuron  i 
   u_alt_vorgaenger <- hilf_alt[ (i-1-1)*10 + 8 ] ; # output of the preceding neuron  i-1 
   neuron_neu <- eulerschritt_exc( neuron_alt, u_alt_vorgaenger ) ; 
   hilf_neu[ (i-1)*10 + (1:10)  ] <- neuron_neu ;  # 'new' state of neuron i
   } ;   
   for( i in (L+2):(2*L) ){
   neuron_alt <- hilf_alt[ (i-1)*10 + (1:10) ] ; # 'old' state of neuron  i 
   u_alt_vorgaenger <- hilf_alt[ (i-1-1)*10 + 8 ] ; # output of the preceding neuron  i-1 
   neuron_neu <- eulerschritt_exc( neuron_alt, u_alt_vorgaenger ) ; 
   hilf_neu[ (i-1)*10 + (1:10)  ] <- neuron_neu ; # 'new' state of neuron i
   } ;  
   for( i in (2*L+2):M ) {
   neuron_alt <- hilf_alt[ (i-1)*10 + (1:10) ] ; # 'old' state of neuron  i 
   u_alt_vorgaenger <- hilf_alt[ (i-1-1)*10 + 8 ] ; # output of the preceding neuron  i-1 
   neuron_neu <- eulerschritt_exc( neuron_alt, u_alt_vorgaenger ) ; 
   hilf_neu[ (i-1)*10 + (1:10)  ] <- neuron_neu ; # 'new' state of neuron i
   } ;  
   # 
   feld[ , j ] <- hilf_neu ;  # 'new' state of the whole circuit 
   #
   cat( "\n", "time ", round( (j-1)*delta, 2 ), "\n" ) ; 
   j <- j+1 ; 
   } ; # ende while  
   # this loop calculates the circuit up to time   T_lim  
   # and stores all variables of all variables as a function of time 
   # in the matrix  feld  



   # now the circuit of neurons as a whole is calculated 
   # and stored in the matrix  feld 
   # (column  k  corresponds to time  (k-1)*delta , 
   # rows   (i-1)*10 + (1:10)   correspond to neuron  i ) 
   
   
   
   
###########################################
#
#   II vi) graphical representations of spiking patterns 
#          along the circuit of neurons  
#          calculated in  II v)  above  
#
###########################################
   
   
   # first type of graphics : 
   # one figure showing the spiking patterns around the circuit   
   # (cf. figures 7 and 8 in the paper arXiv:2203.16160v1 submitted to MNA)  
   
leg <- "spike trains in circuit of 3 x §§§§ neurons, inhibited (red) or excited (green) by predecessor (OU sigma = %%%% , tau = !!!! )" ; 
leg <- gsub( "§§§§", L, leg ) ;
leg <- gsub( "%%%%", round(sigma,2), leg ) ; 
leg <- gsub( "!!!!", round(tau,2), leg ) ; 
leg ; 
yleg <- "neuron i on level i, counting modulo §§§§ " ; 
yleg <- gsub( "§§§§", M, yleg ) ; 
yleg ; 
xleg <- "time (from 0 to !!!!, step size %%%%)" ; 
xleg <- gsub( "%%%%", delta, xleg ) ; 
xleg <- gsub( "!!!!", T_lim, xleg ) ; 
xleg ; 
plot( range(tt), c(-2,M+2), type="n", ylab=yleg, xlab="time", main=leg ) ; 
for ( j in 0:M ) abline( h=j, lty=3, cex=0.1 ) ; 
   # neuron  i  on level i , with level M = 3*L shown twice 
   # (i.e. on level  0  and also on level  M ) to emphasize circular structure 
tt0 <- tt[ feld[ (M-1)*10 + 7 , ] == 1 ] ; 
points( tt0, rep( M, length(tt0) ) , col=3, pch=19 ) ;  
points( tt0, rep( 0, length(tt0) ), col=3 ) ; 
   # transfer to neurons (red) at the beginning of the three blocs is inhibitory : 
tt0 <- tt[ feld[ 0*10 + 7 , ] == 1 ] ; 
yy0 <- rep( 0+1, length(tt0) ) ; 
points( tt0, yy0, col=2, pch=19 ) ;  # spiking pattern neuron 1 
tt0 <- tt[ feld[ L*10 + 7 , ] == 1 ] ; 
yy0 <- rep( L+1, length(tt0) ) ; 
points( tt0, yy0, col=2, pch=19 ) ; # spiking pattern neuron L+1  
tt0 <- tt[ feld[ 2*L*10 + 7 , ] == 1 ] ; 
yy0 <- rep( 2*L+1, length(tt0) ) ; 
points( tt0, yy0, col=2, pch=19 ) ;  # spiking pattern neuron 2L+1  
   # while transfer to neurons (green) inside every bloc is excitatory : 
for( k in 2:L){
   tt0 <- tt[ feld[ (k-1)*10 + 7 , ] == 1 ] ; 
   yy0 <- rep( k, length(tt0) ) ; 
   points( tt0, yy0, col=3, pch=19 ) ; 
   } ; # spike patterns inside bloc 1
for( k in (L+2):(2*L) ){
   tt0 <- tt[ feld[ (k-1)*10 + 7 , ] == 1 ] ; 
   yy0 <- rep( k, length(tt0) ) ; 
   points( tt0, yy0, col=3, pch=19 ) ; 
   } ;  # spike patterns inside bloc 2
for( k in (2*L+2):M){
   tt0 <- tt[ feld[ (k-1)*10 + 7 , ] == 1 ] ; 
   yy0 <- rep( k, length(tt0) ) ; 
   points( tt0, yy0, col=3, pch=19 ) ; 
   } ;  # spike patterns inside bloc 3
   # now the figure is complete  




  # second type of graphics : 
  # a series of figures showing   
  #  1) output  U  delivered by its predecessor 
  #  2) input  A  received by the neuron (red color if 
  #     neuron is inhibited by predecessor, green if excited)  
  #  3) membrane potential  V  
  # for all variables in the circuit as a function of time 
  
  

  # a first slide shows neuron 0 == M = 3*L  : 
leg3 <- "circuit of  §§§§  neurons arranged in 3 blocs of length  %%%%  :  output  U  delivered by neuron §§§§ - 1 , the predecessor of neuron  0 == §§§§" ; 
leg3 <- gsub( "§§§§", M, leg3 ) ; 
leg3 <- gsub( "%%%%", L, leg3 ) ;  
#  
leg1 <- "which transforms into input  A  received by neuron  0 == §§§§" ; 
leg1 <- gsub( "§§§§", M, leg1 ) ; 
#
leg2 <- "membrane potential  V  of neuron  0 == §§§§ , OU parameters : sigma = %%%% , tau = !!!!" ; 
leg2 <- gsub( "§§§§", M, leg2 ) ; 
leg2 <- gsub( "%%%%", round(sigma,2), leg2 ) ; 
leg2 <- gsub( "!!!!", round(tau,2), leg2 ) ; 
#
par(mfrow=c(3,1) ) ;  
plot( range(tt), c(0,1.1*u_sup), type="n", main=leg3, ylab="U", xlab="time" ) ;
abline( h = u_sup, lty=2 ) ; 
abline( h = u_inf, lty=2 ) ; 
uu <- feld[ ((M-1)-1)*10 +8 , ] ;  
lines( tt, uu, col=4, lwd=2 ) ; 
plot( range(tt), c(0.5*a1,1.2*a2), type="n", main=leg1, ylab="A", xlab="time" ) ; 
abline( h = a1, lty=2 ) ; 
abline( h = a2, lty=2 ) ; 
lines( tt, feld[ (M-1)*10 + 1 , ], col=3, lwd=2 ) ;
plot( range(tt), c(-12,120), type="n", main=leg2, ylab="V", xlab="time" ) ;
lines( tt, feld[ (M-1)*10 + 3 , ] ) ; 
par(mfrow=c(1,1) ) ;  
#
  # the next slides show successively the neurons along the circuit : 
i <- 1 ; while( i <= M ){ 
   # 
   col_i <- 3 ;  # color if transfer to neuron  i  is excitatory  
   if( (i%%L) == 1 ) col_i <- 2 ;  # color if transfer is inhibitory   
   #
   leg3 <- "circuit of  %%%%  neurons arranged in 3 blocs of length  !!!!  :  output  U  delivered by neuron  §§§§ - 1 , the predecessor of neuron  §§§§" ; 
   leg3 <- gsub( "§§§§", i, leg3 ) ; 
   leg3 <- gsub( "%%%%", M, leg3 ) ; 
   leg3 <- gsub( "!!!!", L, leg3 ) ; 
   # 
   leg1 <- "transfer from  §§§§ - 1  to  §§§§ is exciting : input  A  received by neuron §§§§" ; 
   if( (i%%L) == 1 ) leg1 <- "transfer from  §§§§ - 1  to  §§§§ is inhibiting : input  A  received by neuron §§§§" ; 
   leg1 <- gsub( "§§§§", i, leg1 ) ;  
   # 
   leg2 <- "membrane potential  V  of neuron §§§§ , OU parameters : sigma = %%%% , tau = !!!!" ; 
   leg2 <- gsub( "§§§§", i, leg2 ) ; 
   leg2 <- gsub( "%%%%", round(sigma,2), leg2 ) ; 
   leg2 <- gsub( "!!!!", round(tau,2), leg2 ) ; 
   # 
   par( mfrow=c(3,1) ) ; 
   plot( range(tt), c(0,1.1*u_sup), type="n", main=leg3, ylab="U", xlab="time" ) ;
   abline( h = u_sup, lty=2 ) ; 
   abline( h = u_inf, lty=2 ) ; 
   if( i == 1 ) uu <- feld[ (M-1)*10 +8 , ] ; 
   if( i > 1 ) uu <- feld[ ((i-1)-1)*10 +8 , ]  ;  
   lines( tt, uu, col=4, lwd=2 ) ; 
   plot( range(tt), c(0.5*a1,1.2*a2), type="n", main=leg1, ylab="A", xlab="time" ) ; 
   abline( h = a1, lty=2 ) ; 
   abline( h = a2, lty=2 ) ; 
   lines( tt, feld[ (i-1)*10 + 1 , ], col=col_i, lwd=2 ) ;
   plot( range(tt), c(-12,120), type="n", main=leg2, ylab="V", xlab="time" ) ;
   lines( tt, feld[ (i-1)*10 + 3 , ] ) ; 
   par( mfrow=c(1,1) ) ;  
   #
   i <- i+1 ; 
   } ;  # end of loop 




   # a third type of graphics : 
   # membrane potential of all neurons in a bloc 
   # around the circuit 
   # beginning and ending with neuron 0 == M  

leg0 <- "circuit of §§§§ neurons arranged in 3 blocs of length  %%%% , spike train of neuron 0 = neuron §§§§" ; 
leg0 <- gsub( "§§§§", M, leg0 ) ; 
leg0 <- gsub( "%%%%", L, leg0 ) ; 
plot( tt, feld[ (M-1)*10 +3, ], type="l", main=leg0, ylab="V", col=2 ) ; 
par( mfrow=c(L,1) ) ; 
for( m in 1:M ){
   leg <- "circuit of §§§§ neurons arranged in 3 blocs of length  %%%% , spike train of neuron !!!!" ; 
   leg <- gsub( "!!!!", m, leg ) ; 
   leg <- gsub( "§§§§", M, leg ) ; 
   leg <- gsub( "%%%%", L, leg ) ; 
   plot( tt, feld[ (m-1)*10 +3, ], type="l", main=leg, ylab="V", col=2 ) ; 
   } ; 
par(mfrow=c(1,1) ) ;  
plot( tt, feld[ (M-1)*10 +3, ], type="l", main=leg0, ylab="V", col=2 ) ; 





#############################################
#
#   end of program 
#
#   last update  26.08.22
#
#############################################
